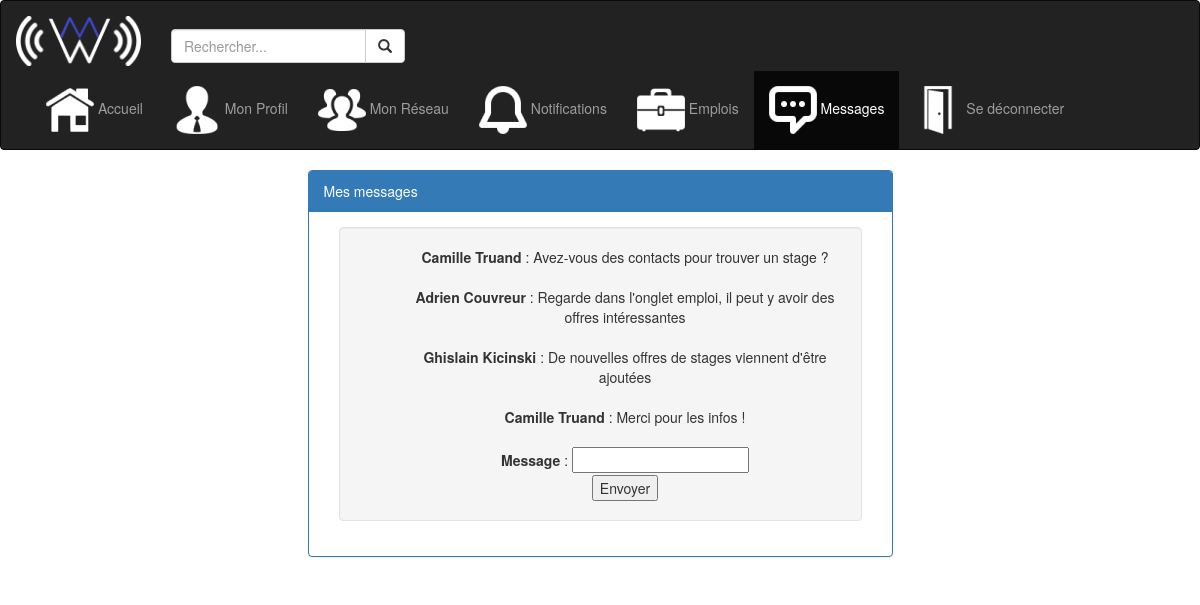
Screenshot of /PJ_WEB_2018_COUVREUR_KICINSKI_ELMILLIGY/Messages_membres.php (signed in) with the database file from the repository.
### tables this page shows
CREATE TABLE IF NOT EXISTS `chat` (
  `id_message` int(11) NOT NULL AUTO_INCREMENT,
  `id_envoyeur` int(11) NOT NULL,
  `message` varchar(1000) NOT NULL,
  PRIMARY KEY (`id_message`,`id_envoyeur`)
);

CREATE TABLE IF NOT EXISTS `utilisateur2` (
  `id_auteur` int(11) NOT NULL AUTO_INCREMENT,
  `login` varchar(255) NOT NULL,
  `prenom` varchar(255) NOT NULL,
  `nom` varchar(255) NOT NULL,
  `mdp` varchar(255) NOT NULL,
  `image_fond` varchar(255) NOT NULL,
  `photo_auteur` varchar(255) NOT NULL,
  `type_utilisateur` varchar(255) NOT NULL,
  `Description` varchar(10000) DEFAULT NULL,
  PRIMARY KEY (`id_auteur`)
);

### PJ_WEB_2018_COUVREUR_KICINSKI_ELMILLIGY/Messages_membres.php (the view, shortened to what this page needs)
<!DOCTYPE html>
<html lang="fr">
<head>
  <link rel="stylesheet" href="https://maxcdn.bootstrapcdn.com/bootstrap/3.3.7/css/bootstrap.min.css">
</head>
<body>
  <nav class="navbar navbar-inverse">
    <div class="container-fluid">
      <div class="navbar-header">
        <a class="navbar-brand" href="#" ><img src="Icones/logo2.png" width="125" height="50" align="middle" alt="Accueil"> </a>
      </div>
      <div class="collapse navbar-collapse" id="myNavbar">
        <form class="navbar-form navbar-left" role="search"></br>
          <div class="form-group input-group">
            <input type="text" class="form-control" placeholder="Rechercher...">
            <span class="input-group-btn">
              <button class="btn btn-default" type="button">
                <span class="glyphicon glyphicon-search"></span>
              </button>
            </span>
          </div>
        </form>
        <ul class="nav navbar-nav" >
          <li ><a href="#"><img src="Icones/accueil.ico" alt="Accueil"> Accueil </a></li>
          <li><a href="Profil_membre.php"><img src="Icones/profil.ico" alt="Mon Profil"> Mon Profil </a></li>
          <li><a href="Reseau_membre.php"><img src="Icones/reseau.ico" alt="Mon Réseau"> Mon Réseau </a></li>
          <li><a href="Notification_membre.php"><img src="Icones/notification.ico" alt="Notifications"> Notifications </a></li>
          <li><a href="emploi_membre.php"><img src="Icones/emploi.ico" alt="Emplois"> Emplois </a></li>
          <li class="active"><a href="Messages_membres.php"><img src="Icones/message.ico" alt="Messages"> Messages </a></li>
          <li><a href="logout.php"><img src="Icones/deco.ico" alt="Se déconnecter"> Se déconnecter </a></li>
        </ul>
      </div>
    </div>
  </nav>
            <div class="profil_description">
        <div class="row">
            <div class="col-xs-3">
            </div>
            <div class="col-xs-6">
                <div class="panel panel-primary">
                  <div class="panel-heading">Mes messages</div>
                  <div class="panel-body" align="center">
                    <div class="col-sm-12">
                      <div class="well">
                      <section style="margin-left:50px;">
<?php
try
{
    $bdd = new PDO('mysql:host=localhost; dbname=web dynamique;charset=utf8', 'root', '');
}
catch(Exception $e)
{
        die('Erreur : '.$e->getMessage());
}
    $reponse = $bdd->query('SELECT * FROM chat INNER JOIN utilisateur2 ON utilisateur2.id_auteur = chat.id_envoyeur');
while ($donnees = $reponse->fetch())
{
    echo '<div><strong>' . htmlspecialchars($donnees['prenom']) . " " . htmlspecialchars($donnees['nom']) . '</strong> : ' . htmlspecialchars($donnees['message']) . '</div><br>';
}
?>
    <form action="Messages_post.php" method="post">
        <div>
        <label for="message">Message</label> :  <input type="text" name="message" id="message" /><br />
        <input type="submit" value="Envoyer" />
    </div>
    </form>
</section>
                  </div>
              </div>
  </div>
  </div>
        </div>
    </div>
</body>
</html>

### PJ_WEB_2018_COUVREUR_KICINSKI_ELMILLIGY/Messages_membres.php (style rules this page uses)
form { text-align:center; }

### rows the page displays
chat: utilisateur2.prenom "Camille", utilisateur2.nom "Truand", message "Avez-vous des contacts pour trouver un stage ?"
chat: utilisateur2.prenom "Adrien", utilisateur2.nom "Couvreur", message "Regarde dans l'onglet emploi, il peut y avoir des offres intéressantes"
chat: utilisateur2.prenom "Ghislain", utilisateur2.nom "Kicinski", message "De nouvelles offres de stages viennent d'être ajoutées"
chat: utilisateur2.prenom "Camille", utilisateur2.nom "Truand", message "Merci pour les infos !"
